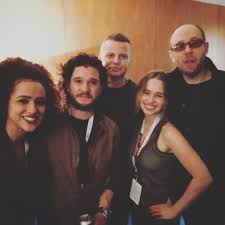
%> input picture test2.jpg, 225 x 225 px
$ octave ex4_2.m   (GNU Octave 9; MATLAB toolbox functions it lacks are replaced by stand-ins)
%> lines starting %> are read from the running program, lines starting %| are printed output that depends on the picture
%> further down, img is the input picture: size 225x225x3 uint8; mean R, G, B 109.4, 87.9, 77.6
### face_detect.m
function [y, num,identify] = face_detect(img,L,threshold)
%> called with L = 3, threshold = 0.4
% [y, num] = face_detect(img)
% img is an rgb image
% y is an rgb image with num people's faces detected
% L is the bits of color

if(size(img,3)~=3)
    error('img must be an rgb image!');
end

%------------initial part-----------%
load('face_standard.mat');
if(L>6)L=6;end
if(L<3)L=3;end
v = v{L-2};
num = 0;
size_img = size(img,1);
%> size_img = 225
if(size_img > size(img,2))
    size_img = size(img,2);
end

block_l = floor(size_img/16);
%> block_l = 14
if(block_l > 50) block_l = 50;
elseif(block_l < 16)block_l = 16;
end
%limit on block_l
%plot(v);

%----------- divide img and process------------%
[r,c,h] = size(img);
%> r = 225; c = 225; h = 3
H = ceil(r/block_l); W = ceil(c/block_l);
%> after `H = ceil(r/block_l)`: H = 15
%> after `W = ceil(c/block_l)`: W = 15
identify = zeros(H,W);  %(i,j)=1 means that block is face

y = img;
imshow(y);
for i = 1:H
    for j = 1:W
        right = block_l*j;
%> right = 16
        down = block_l*i;
%> down = 16
        left = block_l*(j-1)+1;
%> left = 1
        up = block_l*(i-1)+1;
%> up = 1
        if(right > c)right = c;end
        if(down > r) down = r;end

        block = img(up:down,left:right,:);  %dividing part finished
        u = feature_extract(block,L);
        % [7 lines of commented-out code are left out]
        cor = sqrt(u)'*sqrt(v);
        if cor >= threshold
            identify(i,j) = 1;
            rectangle('Position',[left,up,right-left,down-up],'LineWidth',1,'EdgeColor','r');
        end
    end
end

% [70 lines of commented-out code are left out]

### feature_extract.m
function v = feature_extract(varargin)
%v = feature_extract(path,pic_name)
%path为路径
%pic_name为文件名
%v为对该图提取的特征向量
%L为颜色位数的个数，1<=L<=8,但是推荐L<=6

%另一种输入如下：
%v = feature_extract(pic,L)
%pic为rgb矩阵
%L同上

pic = [];
L = 0;

if nargin == 3
    path = varargin{1};
    pic_name = varargin{2};
    L = varargin{3};
    if(exist(strcat(path,pic_name))==0)
        error('No such file or you should check path/pic_name');
    end
    %判定文件是否存在

    pic = imread(strcat(path,pic_name));

    if(size(pic,3)~=3)
        error('picture should be a rgb form');
    end
    %判定是否为rgb图片

    if(L>6 )
        error('L is recommander to be smaller than 7');
    end
    %L检查


elseif nargin==2
    pic = varargin{1};
    L = varargin{2};
%> L = 3
end

pic = double(reshape(pic,size(pic,1)*size(pic,2),1,3));
v = zeros(2^(3*L),1);
basic = 2^(8-L);
%> basic = 32
%初始化

for i = 1:size(pic,1)
    a = [pic(i,1,1),pic(i,1,2),pic(i,1,3)]; %取出像素
    index = sum(floor(a/basic).*(2.^(2*L:-L:0)))+1; %计算该颜色对应的下标
    v(index) = v(index) + 1;            %次数+1
end
%> this loop made 256 passes
%> (a, index) on passes 1 to 3: ([203 204 190], 438), ([203 204 190], 438), ([204 204 192], 439)
%> after the loop, v = 512 values, max 247 at index 439, min 0 at index 1, mean 0.5
v = v/size(pic,1);
%> v = 512 values, max 0.965 at index 439, min 0 at index 1, mean 0.00195
%循环统计每个颜色出现的次数并求出频率

### ex4_2.m
%ex4_2

L = 4;
thresholds = [0.4,0.24,0.17,0.1];
for L = 3:6
    subplot(2,2,L-2);
    img = imread('test2.jpg');
    [y,num,identify] = face_detect(img,L,thresholds(L-2));
%> in face_detect, `u = feature_extract(block,L);`: u has the same summary as v in feature_extract
%> in face_detect, `cor = sqrt(u)'*sqrt(v);`: cor = 0.0513
%> num = 0
    title(['L=',num2str(L),',threshold=',num2str(thresholds(L-2))]);
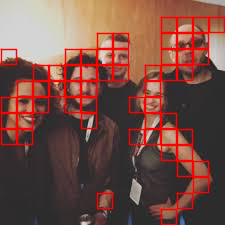
%> figure redrawn from the program's plot data; its title reads 'L=3,threshold=0.4'


    % [15 lines of commented-out code are left out]
end


%img = imread('test2.jpg');
%[y,num,identify] = face_detect(img,L,threshold);
